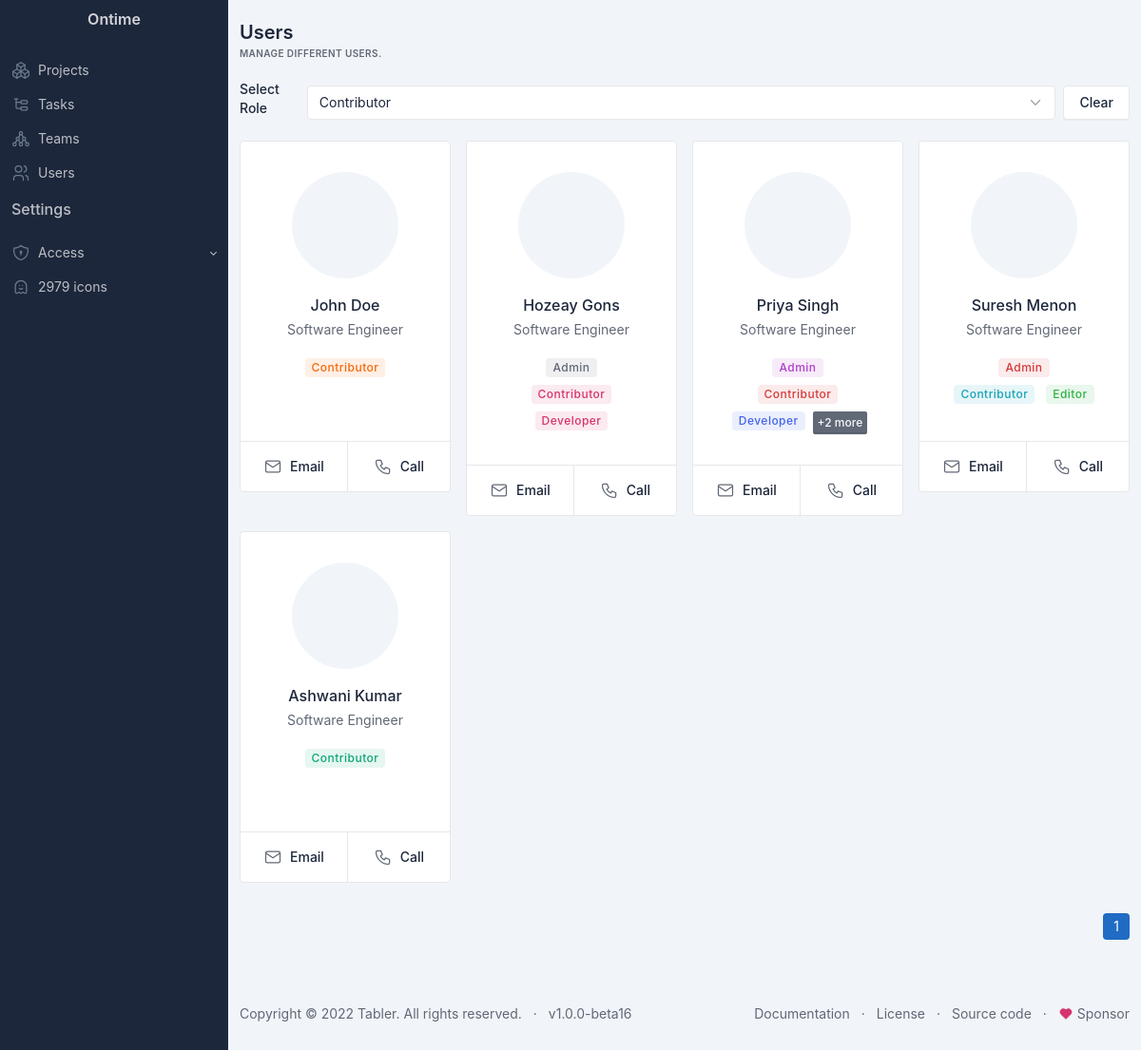
Page /administrator/users.php?role_id=2 on the committed database.
### tables this page shows
CREATE TABLE `profiles` (
  `id` int(11) NOT NULL,
  `user_id` int(11) NOT NULL,
  `firstname` varchar(255) NOT NULL,
  `middlename` varchar(255) DEFAULT NULL,
  `lastname` varchar(255) NOT NULL,
  `picture` varchar(255) DEFAULT NULL,
  `designation` varchar(255) DEFAULT NULL,
  `created_at` datetime DEFAULT current_timestamp(),
  `updated_at` datetime DEFAULT current_timestamp() ON UPDATE current_timestamp()
);

### functions.php (called while the page is built, shortened)
<?php
function get_user_roles($user_id, $pdo)
{
    $query = "SELECT r.role_name FROM user_roles ur INNER JOIN roles r ON ur.role_id = r.id WHERE ur.user_id = ?";
    $statement = $pdo->prepare($query);
    $statement->bindValue(1, $user_id, PDO::PARAM_INT);
    $statement->execute();
    $roles = [];
    while ($row = $statement->fetch(PDO::FETCH_ASSOC)) {
        $roles[] = $row['role_name'];
    }
    return $roles;
}

### administrator/users.php (the view, shortened to what this page needs)
<?php
require __DIR__ . '/../functions.php';
$pdo = Connection::getInstance();
$page_size = 10;
$page = $_GET['page'] ?? 1;
$offset = ($page - 1) * $page_size;
$role_id = $_GET['role_id'] ?? '';
$sql = "SELECT * FROM roles WHERE status = 'active'";
$statement = $pdo->prepare($sql);
$statement->execute();
$sqlCount = "SELECT COUNT(*) as total FROM users u";
if (!empty($role_id)) {
    $sqlCount .= " LEFT JOIN user_roles ur ON u.id = ur.user_id WHERE ur.role_id = :role_id";
    $statement = $pdo->prepare($sqlCount);
    $statement->bindValue(':role_id', $role_id);
} else {
    $statement = $pdo->prepare($sqlCount);
}
$statement->execute();
$total_records = $statement->fetch(PDO::FETCH_ASSOC)['total'];
$total_pages = ceil($total_records / $page_size);
$sql = "SELECT u.*, p.* FROM users u LEFT JOIN profiles p ON u.id = p.user_id";
if (!empty($role_id)) {
    $sql .= " LEFT JOIN user_roles ur ON u.id = ur.user_id WHERE ur.role_id = :role_id_main";
} else {
    $sql .= " WHERE 1=1";
}
$sql .= " ORDER BY p.updated_at DESC LIMIT $page_size OFFSET $offset";
$statement = $pdo->prepare($sql);
if (!empty($role_id)) {
    $statement->bindValue(':role_id_main', $role_id);
}
$statement->execute();
$users = $statement->fetchAll(PDO::FETCH_ASSOC);
?>
<?php include 'partials/head.php'; ?>
<div class="page-body">
    <div class="container-xl">
        <div class="d-flex mb-3 justify-content-end align-items-center gap-2">
            <label class="form-label">Select Role</label>
            <button id="clearFilter" class="btn btn-default">Clear</button>
        </div>
        <div class="row row-cards">
            <?php foreach ($users as $user): ?>
                <div class="col-md-6 col-lg-3">
                    <div class="card" style="min-height: 370px;">
                        <div class="card-body p-4 text-center">
                            <span class="avatar avatar-xl mb-3 avatar-rounded" style="background-image: url('<?php if ($user['picture'])
                                echo CONSTANTS['site_url'] . 'uploads/' . $user['picture'];
                            else
                                echo CONSTANTS['site_url'] . 'uploads/na_logo.jpg' ?>')"></span>
                                <h3 class="m-0 mb-1"><a
                                        href="#"><?= ($user['firstname']) ? ucfirst($user['firstname']) : "<i>@" . $user['username'] . "</i><br/>" ?>
                                    <?= ($user['lastname']) ? $user['lastname'] : $user['email'] ?></a></h3>
                            <div class="text-muted">
                                <?= ($user['designation']) ? ucfirst($user['designation']) : 'Profile not updated yet.' ?>
                            </div>
                            <?php
                            $user_roles = get_user_roles($user['user_id'], $pdo);
                            $colors = ['blue', 'azure', 'indigo', 'purple', 'pink', 'red', 'orange', 'yellow', 'lime', 'green', 'teal', 'cyan', 'muted'];
                            ?>
                            <div class="mt-3">
                                <?php
                                $displayed_roles = array_slice($user_roles, 0, 3);
                                $remaining_roles = array_slice($user_roles, 3);
                                foreach ($displayed_roles as $key => $ur):
                                    ?>
                                    <span
                                        class="badge m-1 bg-<?= $colors[rand(0, count($colors) - 1)] ?>-lt"><?= ucfirst($ur) ?></span>
                                <?php endforeach; ?>
                                <?php if (!empty($remaining_roles)): ?>
                                    <button type="button" class="btn btn-sm btn-secondary" data-bs-toggle="popover"
                                        title="Additional Roles" data-bs-trigger="hover"
                                        data-bs-content="<?= ucfirst(implode(', ', $remaining_roles)) ?>">
                                        +<?= count($remaining_roles) ?> more
                                    </button>
                                <?php endif; ?>
                            </div>
                        </div>
                        <div class="d-flex">
                            <a href="<?= "mailto:" . $user['email'] ?>"
                                class="card-btn">
                                Email</a>
                            <a href="<?= "tel:" . $user['phone'] ?>"
                                class="card-btn">
                                Call</a>
                        </div>
                    </div>
                </div>
            <?php endforeach; ?>
        </div>
        <div class="d-flex mt-4">
            <ul class="pagination ms-auto">
                <?php for ($i = 1; $i <= $total_pages; $i++): ?>
                    <li class="page-item <?= $i == $page ? 'active' : '' ?>">
                        <a class="page-link"
                            href="<?= "?page=" . $i . (!empty($role_id) ? "&role_id=" . urlencode($role_id) : "") ?>"><?= $i ?></a>
                    </li>
                <?php endfor; ?>
            </ul>
        </div>
    </div>
</div>
<?php include 'partials/footer.php'; ?>

### administrator/partials/head.php (style rules this page uses)
:root { --tblr-font-sans-serif: Inter, -apple-system, BlinkMacSystemFont, San Francisco, Segoe UI, Roboto, Helvetica Neue, sans-serif; }

### rows in the picture
profiles: firstname "John", lastname "Doe", designation "Software Engineer", ur "Contributor"
profiles: firstname "Hozeay", lastname "Gons", designation "Software Engineer", ur "Admin", ur "Contributor", ur "Developer"
profiles: firstname "Priya", lastname "Singh", designation "Software Engineer", ur "Admin", ur "Contributor", ur "Developer", count($remaining_roles) "2"
profiles: firstname "Suresh", lastname "Menon", designation "Software Engineer", ur "Admin", ur "Contributor", ur "Editor"
profiles: firstname "Ashwani", lastname "Kumar", designation "Software Engineer", ur "Contributor"

### other values in the picture
$page_title "Users"
$page_desc "MANAGE DIFFERENT USERS."
